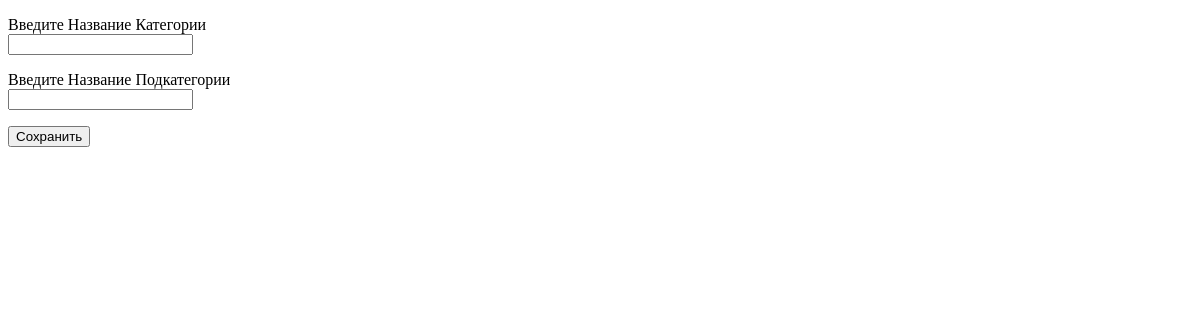
Before: / with the older database file.
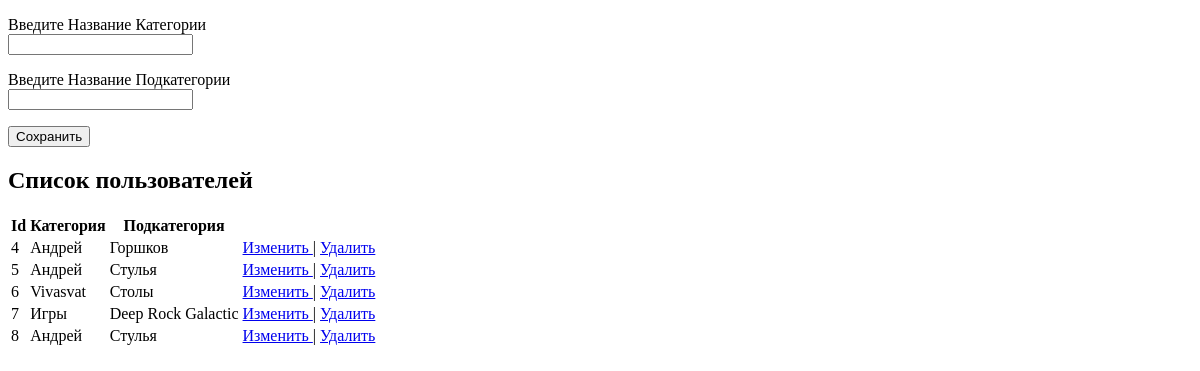
After: the same page with the newer database file.
### main/models.py (models this page shows, shortened)
class Categories(models.Model):
    name=models.CharField(
        max_length=150,
        blank=True,
        null=True,
        )
    name_two=models.CharField(
        max_length=150,
        blank=True,
        null=True,
        )
    class Meta:
        db_table='category'
        verbose_name='Категория'
        verbose_name_plural='Категории'

### main/views.py (the view)
# urls.py: path("", views.index, name='index'),
def index(request):
    cate = Categories.objects.all()
    return render(request, "main/main.html", {"cate": cate})

### main/templates/main/main.html (shortened to what this page needs)
<!DOCTYPE html>
<html>
<head>
</head>
<body>
    <form method="POST" action="{% url "main:create" %}">
        <p>
            <label>Введите Название Категории</label><br>
            <input type="text" name="name" />
        </p>
        <p>
            <label>Введите Название Подкатегории</label><br>
            <input type="text" name="name_two" />
        </p>
        <input type="submit" value="Сохранить" >
    </form>
    {% if cate.count > 0 %}
    <h2>Список пользователей</h2>
    <table>
        <thead><th>Id</th><th>Категория</th><th>Подкатегория</th><th></th></thead>
        {% for category in cate %}
        <tr>
            <td>{{ category.id }}</td>
            <td>{{ category.name }}</td>
            <td>{{ category.name_two }}</td>
            <td><a
                href="{% url "main:edit" category.id %}">Изменить
            </a> | <a
                href="{% url "main:delete" category.id %}">Удалить
            </a></td>
        </tr>
        {% endfor %}
    </table>
    {% endif %}
</body>
</html>

Changed rows visible on the page:
added Categories: id "4", name "Андрей", name_two "Горшков"
added Categories: id "5", name "Андрей", name_two "Стулья"
added Categories: id "6", name "Vivasvat", name_two "Столы"
added Categories: id "7", name "Игры", name_two "Deep Rock Galactic"
added Categories: id "8", name "Андрей", name_two "Стулья"
Other visible differences:
text now shown: "Список пользователей Id Категория Подкатегория"
